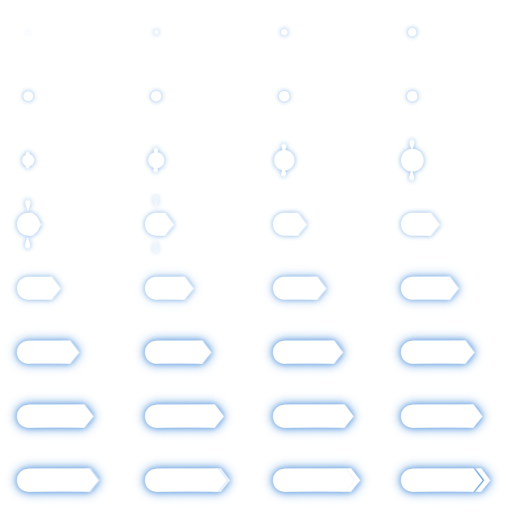
#> input picture resources/arrow.png, 1024 x 1024 px (shown at 1/2 size); its folder holds 2 pictures in this run
$ python png_movie.py ../resources   (Python 2 division)
#> lines starting #> are read from the running program, lines starting #| are printed output that depends on the picture
#!/usr/bin/env python
import os, sys, argparse, os.path as path
from math import *
from fnmatch import fnmatch
import Image

parser = argparse.ArgumentParser(description='Convert a sequence of PNG images to one big image.')
parser.add_argument('path', help='path to look for images')
parser.add_argument('pattern', default='*', nargs='?', help='filter pattern for image files')
parser.add_argument('--output', default='out.png', required=False, help='output file name')
args = parser.parse_args()

files = [f for f in os.listdir(args.path) if fnmatch(f, args.pattern)]

width, height = Image.open(path.join(args.path, files[0])).size

side = sqrt(width*height*len(files))
#> side = 1448.2
n = 1
while n < side: n *=2
#> this loop made 11 passes
#> n on passes 1 to 11: 2, 4, 8, 16, 32, 64, 128, 256, 512, 1024, 2048
#> after the loop, n = 2048
side = n
#> side = 2048

x_count = side / width
#> x_count = 2
y_count = side / height
#> y_count = 2

target = Image.new('RGBA', (x_count*width, y_count*height))
#> target: PIL image 2048x2048 RGBA; every value is 0

index = 0
for file in files:
  x = (index % x_count) * width
#> x = 0
  y = (index // x_count) * height
#> y = 0
  index += 1
  image = Image.open(path.join(args.path, file))
#> image is the input picture: PIL image 1024x1024 RGBA; mean R, G, B, A 221.9, 238.6, 250.5, 35.1
  target.paste(image, (x,y))
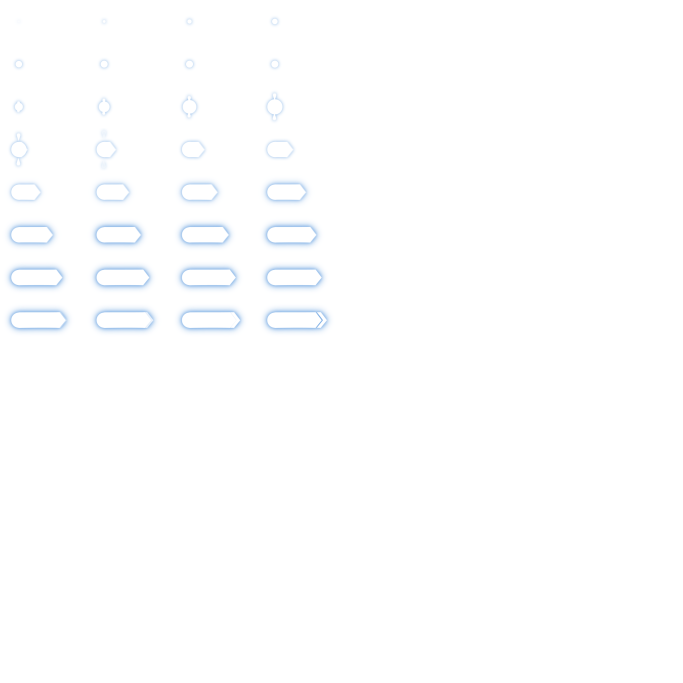
#> target: PIL image 2048x2048 RGBA (shown at 1/3 size); mean R, G, B, A 55.5, 59.6, 62.6, 8.8; transparent parts drawn white
#> pass 2 of the loop `for file in files:`:
#> x = 1024
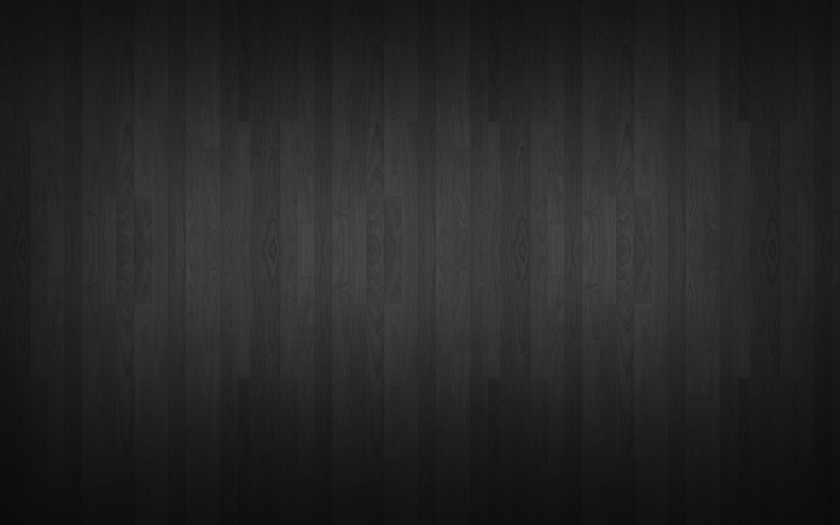
#> input picture resources/floor.jpg, 1680 x 1050 px (shown at 1/2 size)
#> image is the input picture: PIL image 1680x1050 RGB; min 9, max 75, mean 37.6
#> `target.paste(image, (x,y))`:
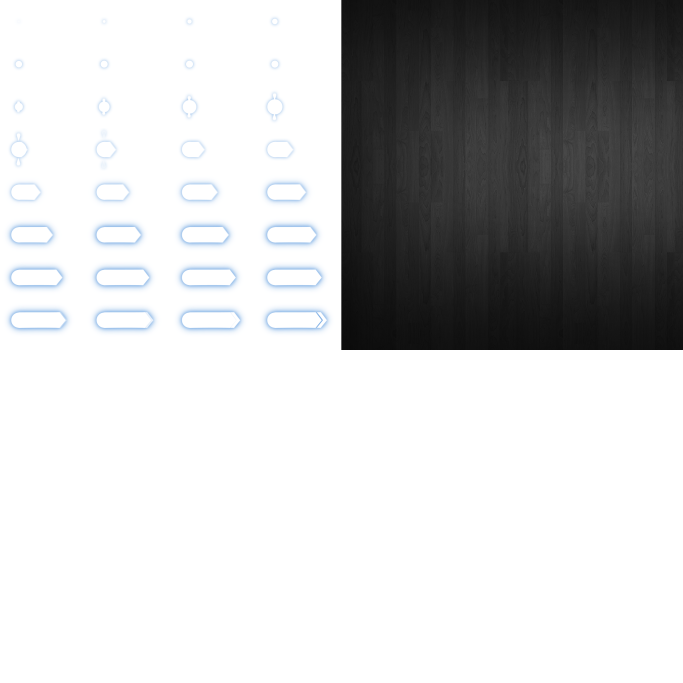
#> target: PIL image 2048x2048 RGBA (shown at 1/3 size); mean R, G, B, A 65.3, 69.5, 72.5, 74.2; transparent parts drawn white

target.save(args.output)
